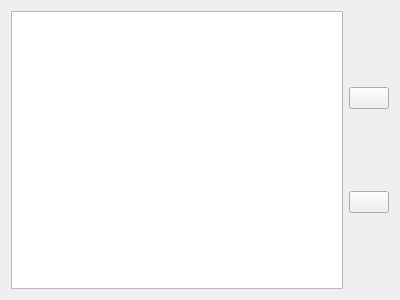
<?xml version="1.0" encoding="UTF-8"?>
<ui version="4.0">
 <class>ConfigObjectTableView</class>
 <widget class="QWidget" name="ConfigObjectTableView">
  <property name="geometry">
   <rect>
    <x>0</x>
    <y>0</y>
    <width>400</width>
    <height>300</height>
   </rect>
  </property>
  <property name="windowTitle">
   <string>Form</string>
  </property>
  <layout class="QHBoxLayout" name="horizontalLayout">
   <item>
    <widget class="QTableView" name="tableView"/>
   </item>
   <item>
    <layout class="QVBoxLayout" name="verticalLayout">
     <item>
      <widget class="QPushButton" name="itemUp">
       <property name="text">
        <string/>
       </property>
       <property name="icon">
        <iconset theme="edit-move-up"/>
       </property>
      </widget>
     </item>
     <item>
      <widget class="QPushButton" name="itemDown">
       <property name="text">
        <string/>
       </property>
       <property name="icon">
        <iconset theme="edit-move-down"/>
       </property>
      </widget>
     </item>
    </layout>
   </item>
  </layout>
 </widget>
 <resources/>
 <connections/>
</ui>
